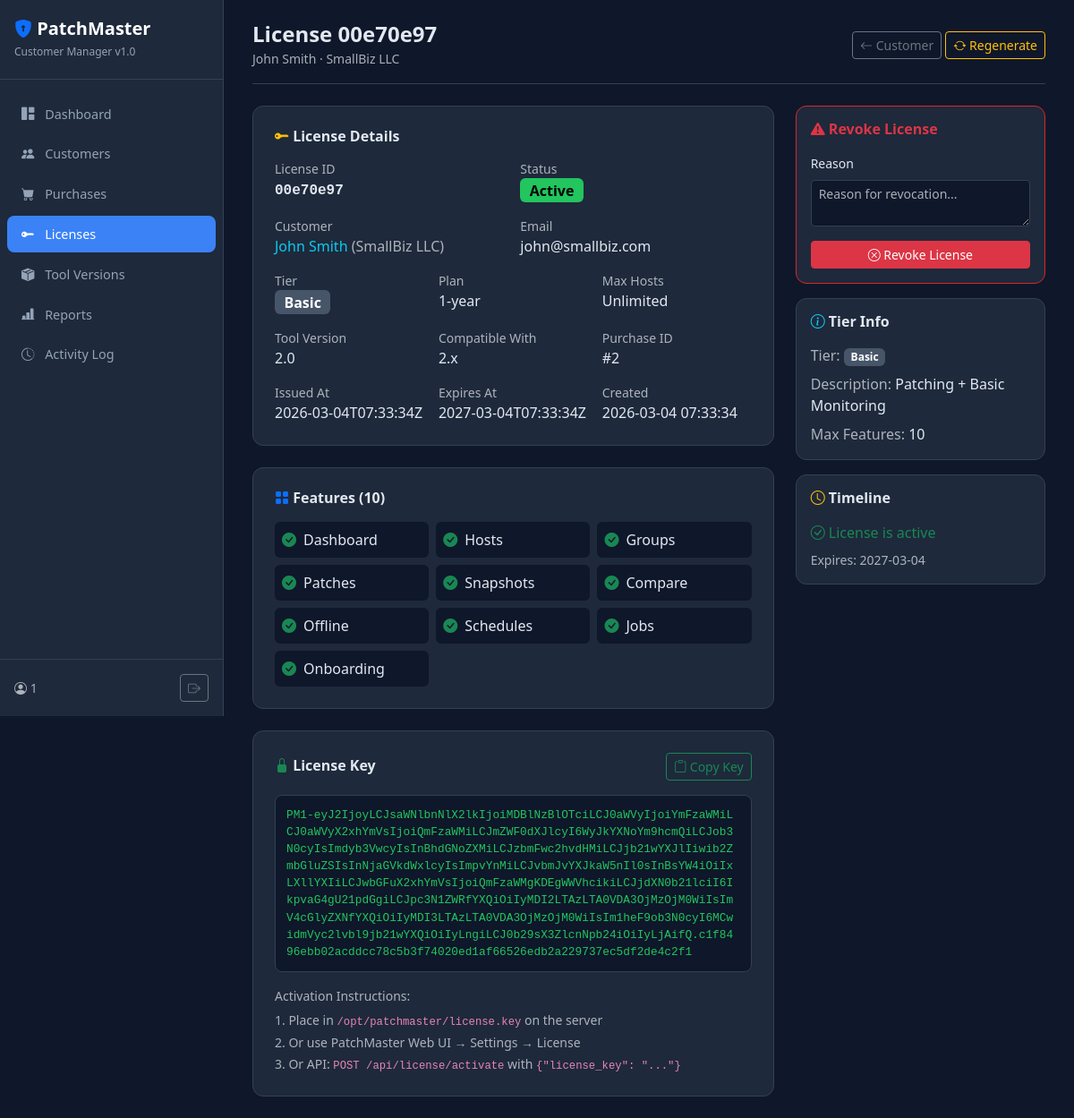
The app's page /licenses/2 (signed in) with its own data.
### tables this page shows
CREATE TABLE licenses (
            id              INTEGER PRIMARY KEY AUTOINCREMENT,
            purchase_id     INTEGER NOT NULL REFERENCES purchases(id) ON DELETE CASCADE,
            customer_id     INTEGER NOT NULL REFERENCES customers(id) ON DELETE CASCADE,
            license_id      TEXT    NOT NULL UNIQUE,
            license_key     TEXT    NOT NULL,
            tier            TEXT    NOT NULL,
            plan            TEXT    NOT NULL,
            features        TEXT    NOT NULL DEFAULT '[]',
            max_hosts       INTEGER NOT NULL DEFAULT 0,
            tool_version    TEXT    NOT NULL DEFAULT '2.0',
            version_compat  TEXT    NOT NULL DEFAULT '2.x',
            issued_at       TEXT    NOT NULL,
            expires_at      TEXT    NOT NULL,
            is_revoked      INTEGER NOT NULL DEFAULT 0,
            revoked_at      TEXT,
            revoke_reason   TEXT    NOT NULL DEFAULT '',
            activated       INTEGER NOT NULL DEFAULT 0,
            activated_at    TEXT,
            created_at      TEXT    NOT NULL DEFAULT (datetime('now'))
        );

CREATE TABLE customers (
            id          INTEGER PRIMARY KEY AUTOINCREMENT,
            name        TEXT    NOT NULL,
            email       TEXT    NOT NULL,
            company     TEXT    NOT NULL DEFAULT '',
            phone       TEXT    NOT NULL DEFAULT '',
            address     TEXT    NOT NULL DEFAULT '',
            notes       TEXT    NOT NULL DEFAULT '',
            status      TEXT    NOT NULL DEFAULT 'active',
            created_at  TEXT    NOT NULL DEFAULT (datetime('now')),
            updated_at  TEXT    NOT NULL DEFAULT (datetime('now'))
        );

### app.py (the view)
@app.route("/licenses/<int:lid>")
@login_required
def license_detail(lid):
    db = get_db()
    lic = db.execute("""
        SELECT l.*, c.name as customer_name, c.company, c.email as customer_email
        FROM licenses l JOIN customers c ON l.customer_id = c.id
        WHERE l.id = ?
    """, (lid,)).fetchone()
    if not lic:
        flash("License not found.", "danger")
        return redirect(url_for("licenses_list"))
    features = json.loads(lic["features"]) if lic["features"] else []
    return render_template("license_detail.html", lic=lic, features=features, tiers=TIERS)

### app.py (called while the page is built)
def get_db():
    if "db" not in g:
        g.db = sqlite3.connect(DB_PATH)
        g.db.row_factory = sqlite3.Row
        g.db.execute("PRAGMA journal_mode=WAL")
        g.db.execute("PRAGMA foreign_keys=ON")
    return g.db

@app.context_processor
def inject_now():
    return {"now": datetime.utcnow().strftime("%Y-%m-%dT%H:%M:%SZ")}

def login_required(f):
    @wraps(f)
    def decorated(*args, **kwargs):
        if not session.get("logged_in"):
            return redirect(url_for("login"))
        return f(*args, **kwargs)
    return decorated

### templates/license_detail.html (shortened to what this page needs)
{% extends "base.html" %}
{% block content %}
<div class="topbar">
  <div>
    <h4 class="mb-0 fw-bold">License {{ lic['license_id'] }}</h4>
    <small class="text-muted">{{ lic['customer_name'] }} &middot; {{ lic['company'] or 'Individual' }}</small>
  </div>
  <div>
    <a href="{{ url_for('customer_detail', cid=lic['customer_id']) }}" class="btn btn-outline-secondary btn-sm"><i class="bi bi-arrow-left"></i> Customer</a>
    {% if not lic['is_revoked'] %}
      <form method="POST" action="{{ url_for('license_regenerate', lid=lic['id']) }}" class="d-inline"
            onsubmit="return confirm('Regenerate? The current key will be revoked.')">
        <button class="btn btn-outline-warning btn-sm"><i class="bi bi-arrow-repeat"></i> Regenerate</button>
      </form>
    {% endif %}
  </div>
</div>
<div class="row g-4">
  <div class="col-md-8">
    <div class="card-dark p-4 mb-4">
      <h6 class="fw-bold mb-3"><i class="bi bi-key-fill text-warning"></i> License Details</h6>
      <div class="row g-3">
        <div class="col-md-6">
          <small class="text-muted d-block">License ID</small>
          <span class="font-monospace fw-bold">{{ lic['license_id'] }}</span>
        </div>
        <div class="col-md-6">
          <small class="text-muted d-block">Status</small>
          {% if lic['is_revoked'] %}<span class="badge badge-revoked fs-6">Revoked</span>
          {% elif lic['expires_at'] < now %}<span class="badge badge-expired fs-6">Expired</span>
          {% else %}<span class="badge badge-active fs-6">Active</span>{% endif %}
        </div>
        <div class="col-md-6">
          <small class="text-muted d-block">Customer</small>
          <a href="{{ url_for('customer_detail', cid=lic['customer_id']) }}" class="text-info text-decoration-none">
            {{ lic['customer_name'] }}
          </a>
          {% if lic['company'] %}<span class="text-muted"> ({{ lic['company'] }})</span>{% endif %}
        </div>
        <div class="col-md-6">
          <small class="text-muted d-block">Email</small>
          <span>{{ lic['customer_email'] }}</span>
        </div>
        <div class="col-md-4">
          <small class="text-muted d-block">Tier</small>
          <span class="badge badge-tier-{{ lic['tier'] }} fs-6">{{ tiers[lic['tier']]['label'] }}</span>
        </div>
        <div class="col-md-4">
          <small class="text-muted d-block">Plan</small>
          <span>{{ lic['plan'] }}</span>
        </div>
        <div class="col-md-4">
          <small class="text-muted d-block">Max Hosts</small>
          <span>{{ 'Unlimited' if lic['max_hosts'] == 0 else lic['max_hosts'] }}</span>
        </div>
        <div class="col-md-4">
          <small class="text-muted d-block">Tool Version</small>
          <span>{{ lic['tool_version'] }}</span>
        </div>
        <div class="col-md-4">
          <small class="text-muted d-block">Compatible With</small>
          <span>{{ lic['version_compat'] }}</span>
        </div>
        <div class="col-md-4">
          <small class="text-muted d-block">Purchase ID</small>
          <span>#{{ lic['purchase_id'] }}</span>
        </div>
        <div class="col-md-4">
          <small class="text-muted d-block">Issued At</small>
          <span>{{ lic['issued_at'] }}</span>
        </div>
        <div class="col-md-4">
          <small class="text-muted d-block">Expires At</small>
          <span>{{ lic['expires_at'] }}</span>
        </div>
        <div class="col-md-4">
          <small class="text-muted d-block">Created</small>
          <span>{{ lic['created_at'] }}</span>
        </div>
      </div>
    </div>
    <div class="card-dark p-4 mb-4">
      <h6 class="fw-bold mb-3"><i class="bi bi-grid-fill text-primary"></i> Features ({{ features|length }})</h6>
      <div class="row g-2">
        {% for f in features %}
        <div class="col-md-4 col-6">
          <div class="d-flex align-items-center gap-2 p-2 rounded" style="background:#0f172a">
            <i class="bi bi-check-circle-fill text-success"></i>
            <span class="text-capitalize">{{ f }}</span>
          </div>
        </div>
        {% endfor %}
      </div>
    </div>
    <div class="card-dark p-4">
      <div class="d-flex justify-content-between align-items-center mb-3">
        <h6 class="fw-bold mb-0"><i class="bi bi-lock-fill text-success"></i> License Key</h6>
        <button class="btn btn-sm btn-outline-success" onclick="copyKey()"><i class="bi bi-clipboard"></i> Copy Key</button>
      </div>
      <div class="license-key-box" id="licenseKey">{{ lic['license_key'] }}</div>
      <div class="mt-3">
        <small class="text-muted d-block mb-1">Activation Instructions:</small>
        <small class="text-muted">1. Place in <code>/opt/patchmaster/license.key</code> on the server</small><br>
        <small class="text-muted">2. Or use PatchMaster Web UI → Settings → License</small><br>
        <small class="text-muted">3. Or API: <code>POST /api/license/activate</code> with <code>{"license_key": "..."}</code></small>
      </div>
    </div>
  </div>
  <div class="col-md-4">
    {% if not lic['is_revoked'] and lic['expires_at'] > now %}
    <div class="card-dark p-3 mb-3" style="border-color:#dc2626">
      <h6 class="fw-bold text-danger mb-3"><i class="bi bi-exclamation-triangle-fill"></i> Revoke License</h6>
      <form method="POST" action="{{ url_for('license_revoke', lid=lic['id']) }}"
            onsubmit="return confirm('Are you sure you want to revoke this license?')">
        <div class="mb-3">
          <label class="form-label small">Reason</label>
          <textarea name="reason" class="form-control form-control-sm" rows="2" placeholder="Reason for revocation..."></textarea>
        </div>
        <button type="submit" class="btn btn-danger btn-sm w-100"><i class="bi bi-x-circle"></i> Revoke License</button>
      </form>
    </div>
    {% endif %}
    <div class="card-dark p-3 mb-3">
      <h6 class="fw-bold mb-3"><i class="bi bi-info-circle text-info"></i> Tier Info</h6>
      <div class="mb-2"><span class="text-muted">Tier:</span> <span class="badge badge-tier-{{ lic['tier'] }}">{{ tiers[lic['tier']]['label'] }}</span></div>
      <div class="mb-2"><span class="text-muted">Description:</span> {{ tiers[lic['tier']]['description'] }}</div>
      <div><span class="text-muted">Max Features:</span> {{ tiers[lic['tier']]['features']|length }}</div>
    </div>
    <div class="card-dark p-3">
      <h6 class="fw-bold mb-3"><i class="bi bi-clock text-warning"></i> Timeline</h6>
      {% set now_dt = now %}
      {% if not lic['is_revoked'] and lic['expires_at'] > now %}
        {% set days_left = ((lic['expires_at'][:10]|replace('-','')|int - (now[:10]|replace('-','')|int))) %}
        <div class="mb-2 text-success"><i class="bi bi-check-circle"></i> License is active</div>
        <div class="text-muted small">Expires: {{ lic['expires_at'][:10] }}</div>
      {% elif lic['is_revoked'] %}
        <div class="mb-2 text-danger"><i class="bi bi-x-circle"></i> License was revoked</div>
        <div class="text-muted small">Revoked: {{ lic['revoked_at'] }}</div>
      {% else %}
        <div class="mb-2 text-warning"><i class="bi bi-clock"></i> License has expired</div>
        <div class="text-muted small">Expired: {{ lic['expires_at'][:10] }}</div>
      {% endif %}
    </div>
  </div>
</div>
{% endblock %}

### templates/base.html (style rules this page uses)
:root { --pm-blue: #3b82f6; --pm-green: #22c55e; --pm-red: #ef4444; --pm-yellow: #f59e0b; --pm-purple: #a855f7; }
body { background: #0f172a; color: #e2e8f0; font-family: 'Segoe UI', system-ui, sans-serif; }
.topbar { display: flex; justify-content: space-between; align-items: center; margin-bottom: 1.5rem; padding-bottom: 1rem; border-bottom: 1px solid #334155; }
.card-dark { background: #1e293b; border: 1px solid #334155; border-radius: 12px; }
.badge-tier-basic { background: #475569; }
.badge-active { background: var(--pm-green); color: #000; }
.license-key-box { background: #0f172a; border: 1px solid #334155; border-radius: 8px; padding: 12px; font-family: 'Courier New', monospace; font-size: 0.8rem; word-break: break-all; color: #22c55e; }
.form-control, .form-select { background: #0f172a; border-color: #334155; color: #e2e8f0; }

### records on screen
licenses: license_id "00e70e97", tier "Basic", plan "1-year", max_hosts "Unlimited", tool_version "2.0", version_compat "2.x", purchase_id "2", issued_at "2026-03-04T07:33:34Z", expires_at "2027-03-04T07:33:34Z", created_at "2026-03-04 07:33:34", license_key "PM1-eyJ2IjoyLCJsaWNlbnNlX2lkIjoiMDBlNzBlOTciLCJ0aWVyIjoiYmFzaWMiLCJ0aWVyX2xhYmVsIjoiQmFzaWMiLCJmZWF0dXJlcyI6WyJkYXNoYm9hcmQiLCJob3N0cyIsImdyb3VwcyIsInBhdGNoZXMiLCJzbmFwc2hvdHMiLCJjb21wYXJlIiwib2ZmbGluZSIsInNjaGVkdWxlcyIsImpvYnMiLCJvbmJvYXJkaW5nIl0sInBsYW4iOiIxLXllYXIiLCJwbGFuX2xhYmVsIjoiQmFzaWMgKDEgWWVhcikiLCJjdXN0b21lciI6IkpvaG4gU21pdGgiLCJpc3N1ZWRfYXQiOiIyMDI2LTAzLTA0VDA3OjMzOjM0WiIsImV4cGlyZXNfYXQiOiIyMDI3LTAzLTA0VDA3OjMzOjM0WiIsIm1heF9ob3N0cyI6MCwidmVyc2lvbl9jb21wYXQiOiIyLngiLCJ0b29sX3ZlcnNpb24iOiIyLjAifQ.c1f8496ebb02acddcc78c5b3f74020ed1af66526edb2a229737ec5df2de4c2f1", tier "Patching + Basic Monitoring", expires_at "2027-03-04"
customers: customer_name "John Smith", company "SmallBiz LLC", customer_email "john@smallbiz.com"

### other values on screen
{{ session.get('user', 'admin') }} "1"
{{ features|length }} "10"
{{ f }} "Dashboard" "Hosts" "Groups" "Patches" "Snapshots" "Compare" "Offline" "Schedules" "Jobs" "Onboarding"
{{ tiers[lic['tier']]['features']|length }} "10"
